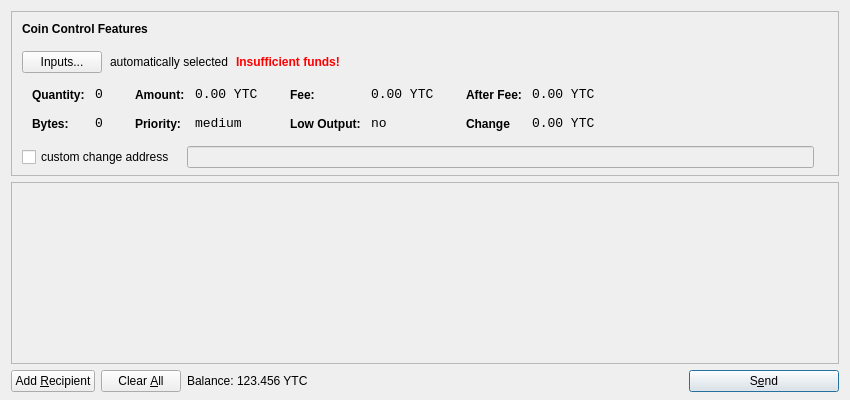
<?xml version="1.0" encoding="UTF-8"?>
<ui version="4.0">
 <class>SendCoinsDialog</class>
 <widget class="QDialog" name="SendCoinsDialog">
  <property name="geometry">
   <rect>
    <x>0</x>
    <y>0</y>
    <width>850</width>
    <height>400</height>
   </rect>
  </property>
  <property name="windowTitle">
   <string>Send Coins</string>
  </property>
  <layout class="QVBoxLayout" name="verticalLayout" stretch="0,1,0">
   <property name="bottomMargin">
    <number>8</number>
   </property>
   <item>
    <widget class="QFrame" name="frameCoinControl">
     <property name="sizePolicy">
      <sizepolicy hsizetype="Expanding" vsizetype="Expanding">
       <horstretch>0</horstretch>
       <verstretch>0</verstretch>
      </sizepolicy>
     </property>
     <property name="maximumSize">
      <size>
       <width>16777215</width>
       <height>16777215</height>
      </size>
     </property>
     <property name="frameShape">
      <enum>QFrame::StyledPanel</enum>
     </property>
     <property name="frameShadow">
      <enum>QFrame::Sunken</enum>
     </property>
     <layout class="QVBoxLayout" name="verticalLayoutCoinControl2">
      <property name="spacing">
       <number>-1</number>
      </property>
      <property name="leftMargin">
       <number>0</number>
      </property>
      <property name="topMargin">
       <number>0</number>
      </property>
      <property name="rightMargin">
       <number>0</number>
      </property>
      <property name="bottomMargin">
       <number>6</number>
      </property>
      <item>
       <layout class="QVBoxLayout" name="verticalLayoutCoinControl" stretch="0,0,0,0,1">
        <property name="spacing">
         <number>0</number>
        </property>
        <property name="leftMargin">
         <number>10</number>
        </property>
        <property name="topMargin">
         <number>10</number>
        </property>
        <item>
         <layout class="QHBoxLayout" name="horizontalLayoutCoinControl1">
          <property name="bottomMargin">
           <number>15</number>
          </property>
          <item>
           <widget class="QLabel" name="labelCoinControlFeatures">
            <property name="sizePolicy">
             <sizepolicy hsizetype="Preferred" vsizetype="Maximum">
              <horstretch>0</horstretch>
              <verstretch>0</verstretch>
             </sizepolicy>
            </property>
            <property name="font">
             <font>
              <weight>75</weight>
              <bold>true</bold>
             </font>
            </property>
            <property name="styleSheet">
             <string notr="true">font-weight:bold;</string>
            </property>
            <property name="text">
             <string>Coin Control Features</string>
            </property>
           </widget>
          </item>
         </layout>
        </item>
        <item>
         <layout class="QHBoxLayout" name="horizontalLayoutCoinControl2" stretch="0,0,0,0">
          <property name="spacing">
           <number>8</number>
          </property>
          <property name="bottomMargin">
           <number>10</number>
          </property>
          <item>
           <widget class="QPushButton" name="pushButtonCoinControl">
            <property name="styleSheet">
             <string notr="true"/>
            </property>
            <property name="text">
             <string>Inputs...</string>
            </property>
           </widget>
          </item>
          <item>
           <widget class="QLabel" name="labelCoinControlAutomaticallySelected">
            <property name="text">
             <string>automatically selected</string>
            </property>
            <property name="margin">
             <number>5</number>
            </property>
           </widget>
          </item>
          <item>
           <widget class="QLabel" name="labelCoinControlInsuffFunds">
            <property name="font">
             <font>
              <weight>75</weight>
              <bold>true</bold>
             </font>
            </property>
            <property name="styleSheet">
             <string notr="true">color:red;font-weight:bold;</string>
            </property>
            <property name="text">
             <string>Insufficient funds!</string>
            </property>
            <property name="margin">
             <number>5</number>
            </property>
           </widget>
          </item>
          <item>
           <spacer name="horizontalSpacerCoinControl">
            <property name="orientation">
             <enum>Qt::Horizontal</enum>
            </property>
            <property name="sizeHint" stdset="0">
             <size>
              <width>40</width>
              <height>1</height>
             </size>
            </property>
           </spacer>
          </item>
         </layout>
        </item>
        <item>
         <widget class="QWidget" name="widgetCoinControl" native="true">
          <property name="sizePolicy">
           <sizepolicy hsizetype="Preferred" vsizetype="Preferred">
            <horstretch>0</horstretch>
            <verstretch>0</verstretch>
           </sizepolicy>
          </property>
          <property name="minimumSize">
           <size>
            <width>0</width>
            <height>0</height>
           </size>
          </property>
          <property name="styleSheet">
           <string notr="true"/>
          </property>
          <layout class="QHBoxLayout" name="horizontalLayoutCoinControl5">
           <property name="margin">
            <number>0</number>
           </property>
           <item>
            <layout class="QHBoxLayout" name="horizontalLayoutCoinControl3" stretch="0,0,0,1">
             <property name="spacing">
              <number>20</number>
             </property>
             <property name="topMargin">
              <number>0</number>
             </property>
             <property name="bottomMargin">
              <number>10</number>
             </property>
             <item>
              <layout class="QFormLayout" name="formLayoutCoinControl1">
               <property name="horizontalSpacing">
                <number>10</number>
               </property>
               <property name="verticalSpacing">
                <number>14</number>
               </property>
               <property name="leftMargin">
                <number>10</number>
               </property>
               <property name="topMargin">
                <number>4</number>
               </property>
               <property name="rightMargin">
                <number>6</number>
               </property>
               <item row="0" column="0">
                <widget class="QLabel" name="labelCoinControlQuantityText">
                 <property name="styleSheet">
                  <string notr="true">font-weight:bold;</string>
                 </property>
                 <property name="text">
                  <string>Quantity:</string>
                 </property>
                 <property name="margin">
                  <number>0</number>
                 </property>
                </widget>
               </item>
               <item row="0" column="1">
                <widget class="QLabel" name="labelCoinControlQuantity">
                 <property name="font">
                  <font>
                   <family>Monospace</family>
                   <pointsize>10</pointsize>
                  </font>
                 </property>
                 <property name="cursor">
                  <cursorShape>IBeamCursor</cursorShape>
                 </property>
                 <property name="contextMenuPolicy">
                  <enum>Qt::ActionsContextMenu</enum>
                 </property>
                 <property name="text">
                  <string>0</string>
                 </property>
                 <property name="margin">
                  <number>0</number>
                 </property>
                 <property name="textInteractionFlags">
                  <set>Qt::LinksAccessibleByMouse|Qt::TextSelectableByKeyboard|Qt::TextSelectableByMouse</set>
                 </property>
                </widget>
               </item>
               <item row="1" column="0">
                <widget class="QLabel" name="labelCoinControlBytesText">
                 <property name="styleSheet">
                  <string notr="true">font-weight:bold;</string>
                 </property>
                 <property name="text">
                  <string>Bytes:</string>
                 </property>
                </widget>
               </item>
               <item row="1" column="1">
                <widget class="QLabel" name="labelCoinControlBytes">
                 <property name="font">
                  <font>
                   <family>Monospace</family>
                   <pointsize>10</pointsize>
                  </font>
                 </property>
                 <property name="cursor">
                  <cursorShape>IBeamCursor</cursorShape>
                 </property>
                 <property name="contextMenuPolicy">
                  <enum>Qt::ActionsContextMenu</enum>
                 </property>
                 <property name="text">
                  <string>0</string>
                 </property>
                 <property name="textInteractionFlags">
                  <set>Qt::LinksAccessibleByMouse|Qt::TextSelectableByKeyboard|Qt::TextSelectableByMouse</set>
                 </property>
                </widget>
               </item>
              </layout>
             </item>
             <item>
              <layout class="QFormLayout" name="formLayoutCoinControl2">
               <property name="horizontalSpacing">
                <number>10</number>
               </property>
               <property name="verticalSpacing">
                <number>14</number>
               </property>
               <property name="leftMargin">
                <number>6</number>
               </property>
               <property name="topMargin">
                <number>4</number>
               </property>
               <property name="rightMargin">
                <number>6</number>
               </property>
               <item row="0" column="0">
                <widget class="QLabel" name="labelCoinControlAmountText">
                 <property name="styleSheet">
                  <string notr="true">font-weight:bold;</string>
                 </property>
                 <property name="text">
                  <string>Amount:</string>
                 </property>
                 <property name="margin">
                  <number>0</number>
                 </property>
                </widget>
               </item>
               <item row="0" column="1">
                <widget class="QLabel" name="labelCoinControlAmount">
                 <property name="font">
                  <font>
                   <family>Monospace</family>
                   <pointsize>10</pointsize>
                  </font>
                 </property>
                 <property name="cursor">
                  <cursorShape>IBeamCursor</cursorShape>
                 </property>
                 <property name="contextMenuPolicy">
                  <enum>Qt::ActionsContextMenu</enum>
                 </property>
                 <property name="text">
                  <string notr="true">0.00 YTC</string>
                 </property>
                 <property name="textInteractionFlags">
                  <set>Qt::LinksAccessibleByMouse|Qt::TextSelectableByKeyboard|Qt::TextSelectableByMouse</set>
                 </property>
                </widget>
               </item>
               <item row="1" column="0">
                <widget class="QLabel" name="labelCoinControlPriorityText">
                 <property name="styleSheet">
                  <string notr="true">font-weight:bold;</string>
                 </property>
                 <property name="text">
                  <string>Priority:</string>
                 </property>
                </widget>
               </item>
               <item row="1" column="1">
                <widget class="QLabel" name="labelCoinControlPriority">
                 <property name="font">
                  <font>
                   <family>Monospace</family>
                   <pointsize>10</pointsize>
                  </font>
                 </property>
                 <property name="cursor">
                  <cursorShape>IBeamCursor</cursorShape>
                 </property>
                 <property name="contextMenuPolicy">
                  <enum>Qt::ActionsContextMenu</enum>
                 </property>
                 <property name="text">
                  <string>medium</string>
                 </property>
                 <property name="textInteractionFlags">
                  <set>Qt::LinksAccessibleByMouse|Qt::TextSelectableByKeyboard|Qt::TextSelectableByMouse</set>
                 </property>
                </widget>
               </item>
              </layout>
             </item>
             <item>
              <layout class="QFormLayout" name="formLayoutCoinControl3">
               <property name="horizontalSpacing">
                <number>10</number>
               </property>
               <property name="verticalSpacing">
                <number>14</number>
               </property>
               <property name="leftMargin">
                <number>6</number>
               </property>
               <property name="topMargin">
                <number>4</number>
               </property>
               <property name="rightMargin">
                <number>6</number>
               </property>
               <item row="0" column="0">
                <widget class="QLabel" name="labelCoinControlFeeText">
                 <property name="styleSheet">
                  <string notr="true">font-weight:bold;</string>
                 </property>
                 <property name="text">
                  <string>Fee:</string>
                 </property>
                 <property name="margin">
                  <number>0</number>
                 </property>
                </widget>
               </item>
               <item row="0" column="1">
                <widget class="QLabel" name="labelCoinControlFee">
                 <property name="font">
                  <font>
                   <family>Monospace</family>
                   <pointsize>10</pointsize>
                  </font>
                 </property>
                 <property name="cursor">
                  <cursorShape>IBeamCursor</cursorShape>
                 </property>
                 <property name="contextMenuPolicy">
                  <enum>Qt::ActionsContextMenu</enum>
                 </property>
                 <property name="text">
                  <string notr="true">0.00 YTC</string>
                 </property>
                 <property name="textInteractionFlags">
                  <set>Qt::LinksAccessibleByMouse|Qt::TextSelectableByKeyboard|Qt::TextSelectableByMouse</set>
                 </property>
                </widget>
               </item>
               <item row="1" column="0">
                <widget class="QLabel" name="labelCoinControlLowOutputText">
                 <property name="styleSheet">
                  <string notr="true">font-weight:bold;</string>
                 </property>
                 <property name="text">
                  <string>Low Output:</string>
                 </property>
                </widget>
               </item>
               <item row="1" column="1">
                <widget class="QLabel" name="labelCoinControlLowOutput">
                 <property name="font">
                  <font>
                   <family>Monospace</family>
                   <pointsize>10</pointsize>
                  </font>
                 </property>
                 <property name="cursor">
                  <cursorShape>IBeamCursor</cursorShape>
                 </property>
                 <property name="contextMenuPolicy">
                  <enum>Qt::ActionsContextMenu</enum>
                 </property>
                 <property name="text">
                  <string>no</string>
                 </property>
                 <property name="textInteractionFlags">
                  <set>Qt::LinksAccessibleByMouse|Qt::TextSelectableByKeyboard|Qt::TextSelectableByMouse</set>
                 </property>
                </widget>
               </item>
              </layout>
             </item>
             <item>
              <layout class="QFormLayout" name="formLayoutCoinControl4">
               <property name="horizontalSpacing">
                <number>10</number>
               </property>
               <property name="verticalSpacing">
                <number>14</number>
               </property>
               <property name="leftMargin">
                <number>6</number>
               </property>
               <property name="topMargin">
                <number>4</number>
               </property>
               <property name="rightMargin">
                <number>6</number>
               </property>
               <item row="0" column="0">
                <widget class="QLabel" name="labelCoinControlAfterFeeText">
                 <property name="styleSheet">
                  <string notr="true">font-weight:bold;</string>
                 </property>
                 <property name="text">
                  <string>After Fee:</string>
                 </property>
                 <property name="margin">
                  <number>0</number>
                 </property>
                </widget>
               </item>
               <item row="0" column="1">
                <widget class="QLabel" name="labelCoinControlAfterFee">
                 <property name="font">
                  <font>
                   <family>Monospace</family>
                   <pointsize>10</pointsize>
                  </font>
                 </property>
                 <property name="cursor">
                  <cursorShape>IBeamCursor</cursorShape>
                 </property>
                 <property name="contextMenuPolicy">
                  <enum>Qt::ActionsContextMenu</enum>
                 </property>
                 <property name="text">
                  <string notr="true">0.00 YTC</string>
                 </property>
                 <property name="textInteractionFlags">
                  <set>Qt::LinksAccessibleByMouse|Qt::TextSelectableByKeyboard|Qt::TextSelectableByMouse</set>
                 </property>
                </widget>
               </item>
               <item row="1" column="0">
                <widget class="QLabel" name="labelCoinControlChangeText">
                 <property name="styleSheet">
                  <string notr="true">font-weight:bold;</string>
                 </property>
                 <property name="text">
                  <string>Change</string>
                 </property>
                </widget>
               </item>
               <item row="1" column="1">
                <widget class="QLabel" name="labelCoinControlChange">
                 <property name="font">
                  <font>
                   <family>Monospace</family>
                   <pointsize>10</pointsize>
                  </font>
                 </property>
                 <property name="cursor">
                  <cursorShape>IBeamCursor</cursorShape>
                 </property>
                 <property name="contextMenuPolicy">
                  <enum>Qt::ActionsContextMenu</enum>
                 </property>
                 <property name="text">
                  <string notr="true">0.00 YTC</string>
                 </property>
                 <property name="textInteractionFlags">
                  <set>Qt::LinksAccessibleByMouse|Qt::TextSelectableByKeyboard|Qt::TextSelectableByMouse</set>
                 </property>
                </widget>
               </item>
              </layout>
             </item>
            </layout>
           </item>
          </layout>
         </widget>
        </item>
        <item>
         <layout class="QHBoxLayout" name="horizontalLayoutCoinControl4" stretch="0,0,0">
          <property name="spacing">
           <number>12</number>
          </property>
          <property name="sizeConstraint">
           <enum>QLayout::SetDefaultConstraint</enum>
          </property>
          <property name="topMargin">
           <number>5</number>
          </property>
          <property name="rightMargin">
           <number>5</number>
          </property>
          <item>
           <widget class="QCheckBox" name="checkBoxCoinControlChange">
            <property name="text">
             <string>custom change address</string>
            </property>
           </widget>
          </item>
          <item>
           <widget class="QLineEdit" name="lineEditCoinControlChange">
            <property name="enabled">
             <bool>false</bool>
            </property>
            <property name="sizePolicy">
             <sizepolicy hsizetype="Expanding" vsizetype="Fixed">
              <horstretch>0</horstretch>
              <verstretch>0</verstretch>
             </sizepolicy>
            </property>
           </widget>
          </item>
          <item>
           <widget class="QLabel" name="labelCoinControlChangeLabel">
            <property name="sizePolicy">
             <sizepolicy hsizetype="Preferred" vsizetype="Expanding">
              <horstretch>0</horstretch>
              <verstretch>0</verstretch>
             </sizepolicy>
            </property>
            <property name="minimumSize">
             <size>
              <width>0</width>
              <height>0</height>
             </size>
            </property>
            <property name="text">
             <string/>
            </property>
            <property name="margin">
             <number>3</number>
            </property>
           </widget>
          </item>
         </layout>
        </item>
        <item>
         <spacer name="verticalSpacerCoinControl">
          <property name="orientation">
           <enum>Qt::Vertical</enum>
          </property>
          <property name="sizeHint" stdset="0">
           <size>
            <width>800</width>
            <height>1</height>
           </size>
          </property>
         </spacer>
        </item>
       </layout>
      </item>
     </layout>
    </widget>
   </item>
   <item>
    <widget class="QScrollArea" name="scrollArea">
     <property name="widgetResizable">
      <bool>true</bool>
     </property>
     <widget class="QWidget" name="scrollAreaWidgetContents">
      <property name="geometry">
       <rect>
        <x>0</x>
        <y>0</y>
        <width>830</width>
        <height>165</height>
       </rect>
      </property>
      <layout class="QVBoxLayout" name="verticalLayout_2">
       <property name="margin">
        <number>0</number>
       </property>
       <item>
        <layout class="QVBoxLayout" name="entries">
         <property name="spacing">
          <number>6</number>
         </property>
        </layout>
       </item>
       <item>
        <spacer name="verticalSpacer">
         <property name="orientation">
          <enum>Qt::Vertical</enum>
         </property>
         <property name="sizeHint" stdset="0">
          <size>
           <width>20</width>
           <height>40</height>
          </size>
         </property>
        </spacer>
       </item>
      </layout>
     </widget>
    </widget>
   </item>
   <item>
    <layout class="QHBoxLayout" name="horizontalLayout">
     <item>
      <widget class="QPushButton" name="addButton">
       <property name="toolTip">
        <string>Send to multiple recipients at once</string>
       </property>
       <property name="text">
        <string>Add &amp;Recipient</string>
       </property>
       <property name="autoDefault">
        <bool>false</bool>
       </property>
      </widget>
     </item>
     <item>
      <widget class="QPushButton" name="clearButton">
       <property name="sizePolicy">
        <sizepolicy hsizetype="Minimum" vsizetype="Fixed">
         <horstretch>0</horstretch>
         <verstretch>0</verstretch>
        </sizepolicy>
       </property>
       <property name="toolTip">
        <string>Remove all transaction fields</string>
       </property>
       <property name="text">
        <string>Clear &amp;All</string>
       </property>
       <property name="autoRepeatDelay">
        <number>300</number>
       </property>
       <property name="autoDefault">
        <bool>false</bool>
       </property>
      </widget>
     </item>
     <item>
      <layout class="QHBoxLayout" name="horizontalLayout_2">
       <property name="spacing">
        <number>3</number>
       </property>
       <item>
        <widget class="QLabel" name="label">
         <property name="sizePolicy">
          <sizepolicy hsizetype="Preferred" vsizetype="Fixed">
           <horstretch>0</horstretch>
           <verstretch>0</verstretch>
          </sizepolicy>
         </property>
         <property name="text">
          <string>Balance:</string>
         </property>
        </widget>
       </item>
       <item>
        <widget class="QLabel" name="labelBalance">
         <property name="sizePolicy">
          <sizepolicy hsizetype="Preferred" vsizetype="Fixed">
           <horstretch>0</horstretch>
           <verstretch>0</verstretch>
          </sizepolicy>
         </property>
         <property name="cursor">
          <cursorShape>IBeamCursor</cursorShape>
         </property>
         <property name="text">
          <string notr="true">123.456 YTC</string>
         </property>
         <property name="textInteractionFlags">
          <set>Qt::LinksAccessibleByMouse|Qt::TextSelectableByKeyboard|Qt::TextSelectableByMouse</set>
         </property>
        </widget>
       </item>
      </layout>
     </item>
     <item>
      <spacer name="horizontalSpacer">
       <property name="orientation">
        <enum>Qt::Horizontal</enum>
       </property>
       <property name="sizeHint" stdset="0">
        <size>
         <width>40</width>
         <height>20</height>
        </size>
       </property>
      </spacer>
     </item>
     <item>
      <widget class="QPushButton" name="sendButton">
       <property name="minimumSize">
        <size>
         <width>150</width>
         <height>0</height>
        </size>
       </property>
       <property name="toolTip">
        <string>Confirm the send action</string>
       </property>
       <property name="text">
        <string>S&amp;end</string>
       </property>
       <property name="icon">
        <iconset resource="../bitcoin.qrc">
         <normaloff>:/icons/send</normaloff>:/icons/send</iconset>
       </property>
       <property name="default">
        <bool>true</bool>
       </property>
      </widget>
     </item>
    </layout>
   </item>
  </layout>
 </widget>
 <resources>
  <include location="../bitcoin.qrc"/>
 </resources>
 <connections/>
</ui>
